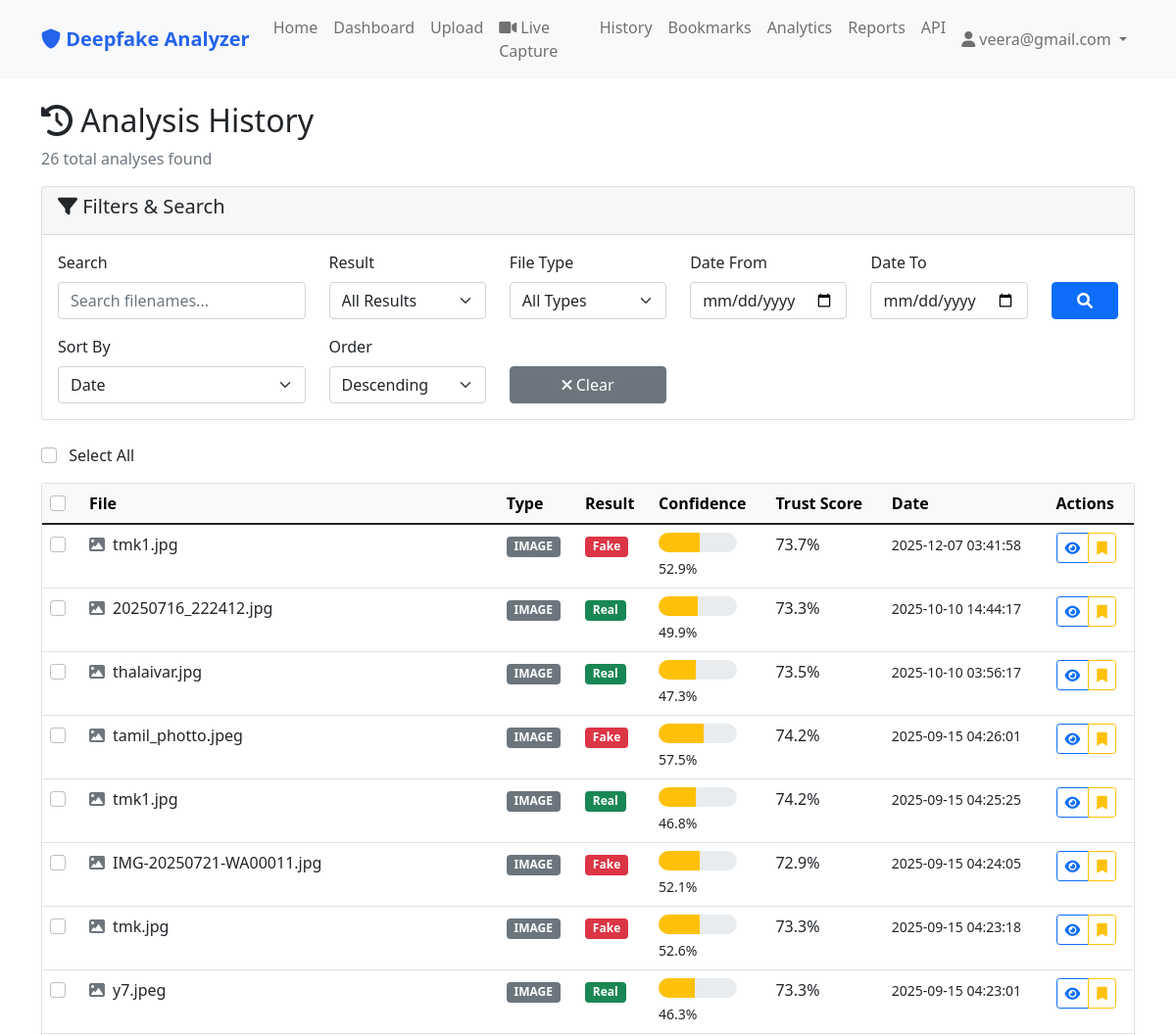
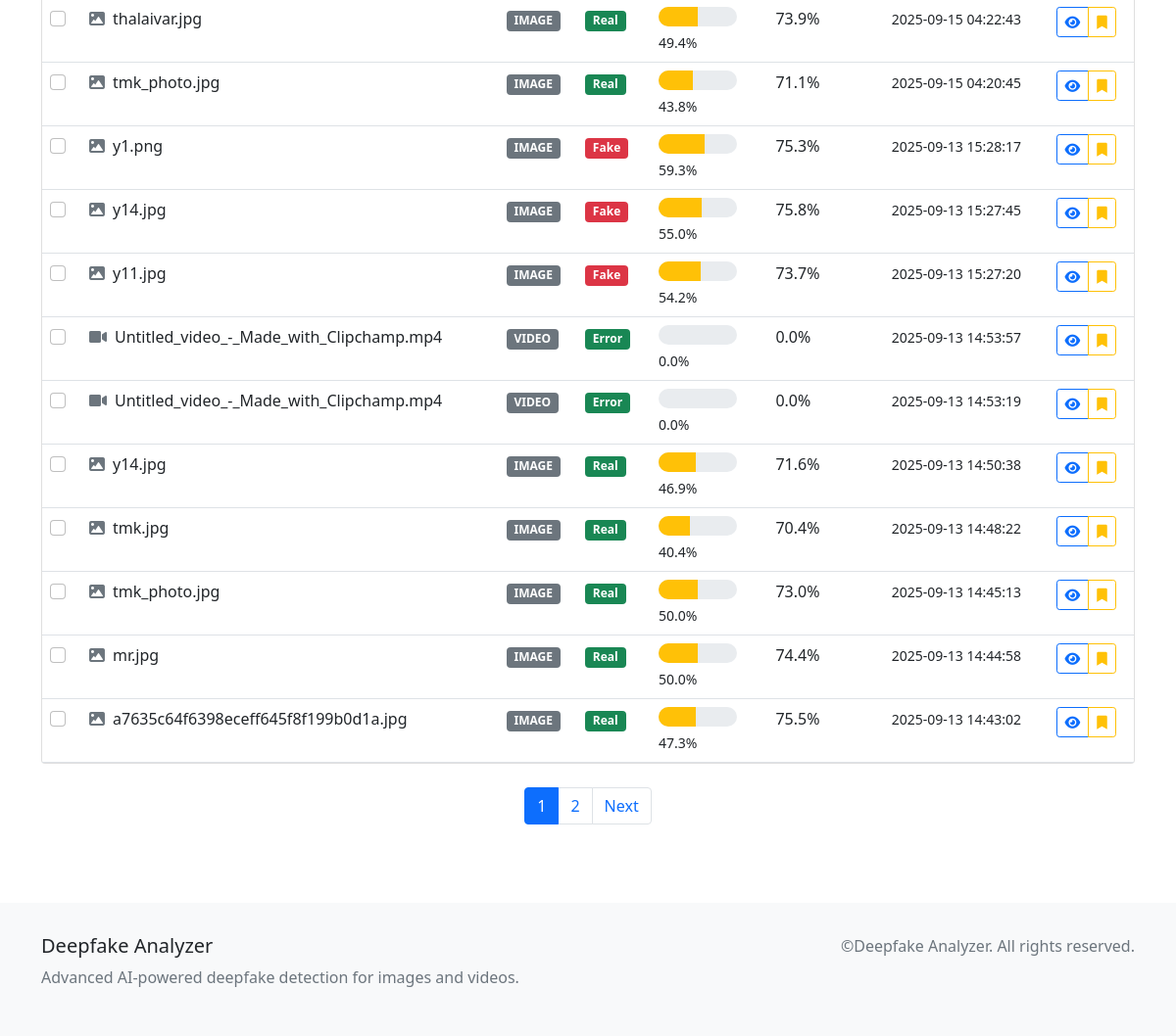
/history (signed in), run on an earlier commit of the app's database (2 pictures, top to bottom).
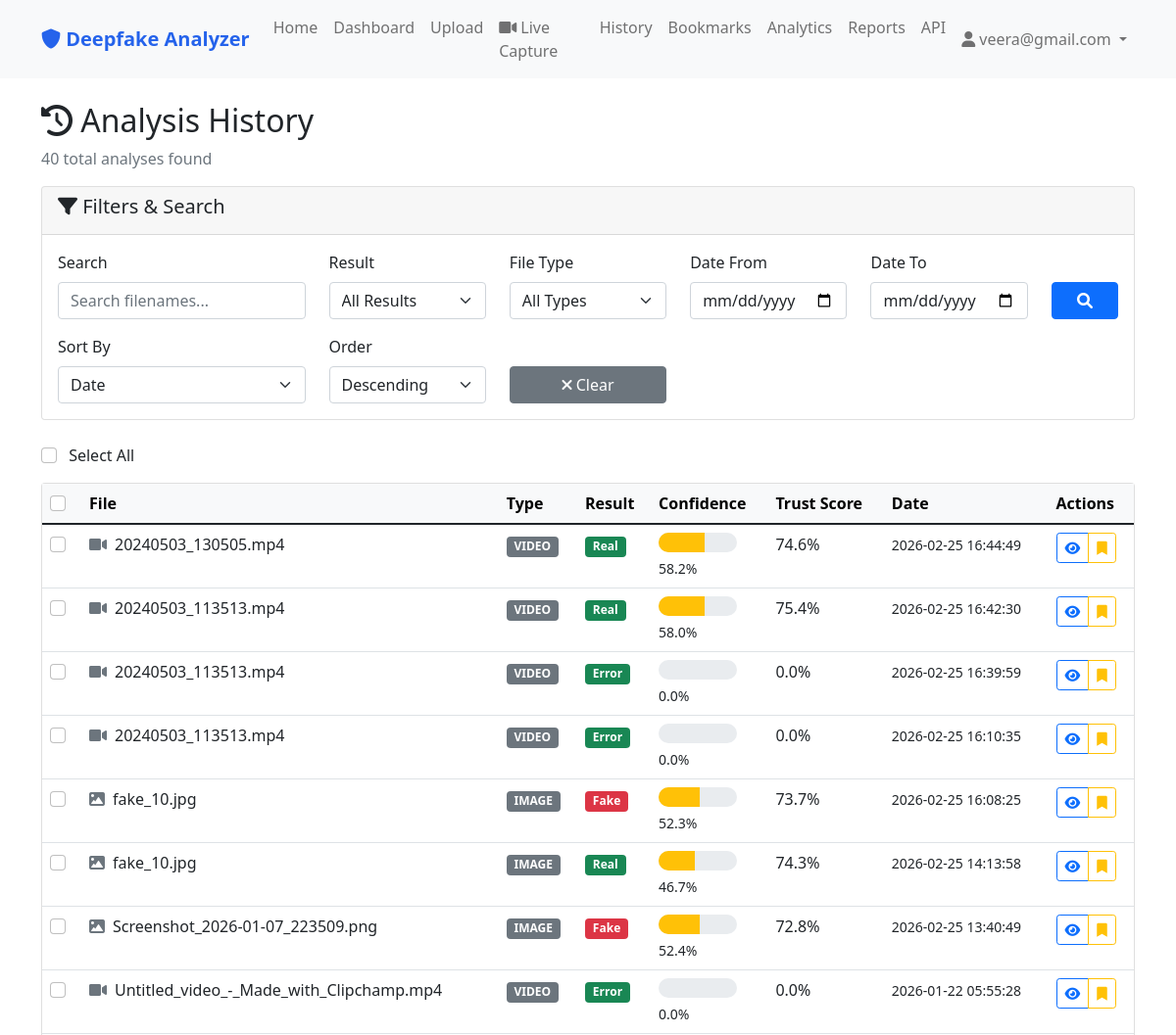
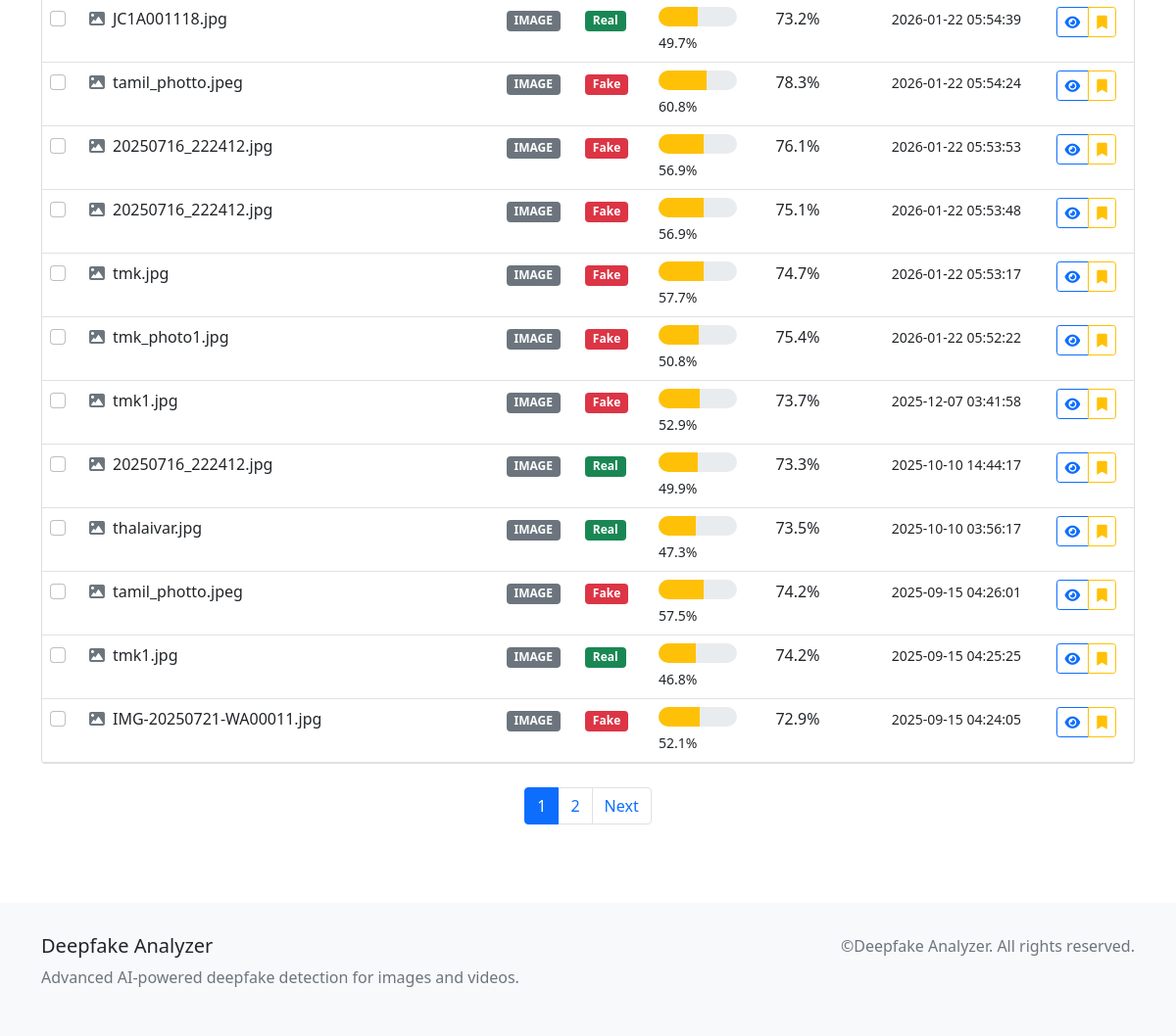
And on a later commit of the database (2 pictures, top to bottom).
### tables this page shows
CREATE TABLE analyses (
            id INTEGER PRIMARY KEY AUTOINCREMENT,
            user_id INTEGER,
            filename TEXT NOT NULL,
            file_path TEXT NOT NULL,
            file_type TEXT NOT NULL,
            confidence REAL NOT NULL,
            accuracy REAL NOT NULL,
            result TEXT NOT NULL,
            trust_score REAL NOT NULL,
            analysis_data TEXT,
            created_at TIMESTAMP DEFAULT CURRENT_TIMESTAMP,
            FOREIGN KEY (user_id) REFERENCES users (id)
        );

### app.py (the view)
@app.route('/history')
@login_required
def history():
    page = request.args.get('page', 1, type=int)
    per_page = 20
    result_filter = request.args.get('result', '')
    file_type_filter = request.args.get('file_type', '')
    date_from = request.args.get('date_from', '')
    date_to = request.args.get('date_to', '')
    search_query = request.args.get('search', '')
    sort_by = request.args.get('sort', 'created_at')
    sort_order = request.args.get('order', 'desc')
    where_conditions = ['user_id = ?']
    params = [session['user_id']]
    if result_filter:
        where_conditions.append('result = ?')
        params.append(result_filter)
    if file_type_filter:
        where_conditions.append('file_type = ?')
        params.append(file_type_filter)
    if date_from:
        where_conditions.append('DATE(created_at) >= ?')
        params.append(date_from)
    if date_to:
        where_conditions.append('DATE(created_at) <= ?')
        params.append(date_to)
    if search_query:
        where_conditions.append('filename LIKE ?')
        params.append(f'%{search_query}%')
    where_clause = ' AND '.join(where_conditions)
    valid_sorts = ['created_at', 'filename', 'confidence', 'result']
    if sort_by not in valid_sorts:
        sort_by = 'created_at'
    if sort_order not in ['asc', 'desc']:
        sort_order = 'desc'
    conn = get_db_connection()
    count_query = f'SELECT COUNT(*) as total FROM analyses WHERE {where_clause}'
    total = conn.execute(count_query, params).fetchone()['total']
    offset = (page - 1) * per_page
    query = f'''
        SELECT * FROM analyses
        WHERE {where_clause}
        ORDER BY {sort_by} {sort_order.upper()}
        LIMIT ? OFFSET ?
    '''
    params.extend([per_page, offset])
    analyses = conn.execute(query, params).fetchall()
    conn.close()
    total_pages = (total + per_page - 1) // per_page
    has_prev = page > 1
    has_next = page < total_pages
    analyses = clean_trust_scores(analyses)
    analyses = process_analysis_for_template(analyses)
    return render_template('history.html',
                         analyses=analyses,
                         total=total,
                         page=page,
                         total_pages=total_pages,
                         has_prev=has_prev,
                         has_next=has_next,
                         result_filter=result_filter,
                         file_type_filter=file_type_filter,
                         date_from=date_from,
                         date_to=date_to,
                         search_query=search_query,
                         sort_by=sort_by,
                         sort_order=sort_order)

### app.py (called while the page is built, shortened)
def clean_trust_scores(rows):
    clean = []
    for row in rows:
        row_dict = dict(row)
        ts = row_dict.get('trust_score')
        clean.append(row_dict)
    return clean

def process_analysis_for_template(analyses):
    processed = []
    for analysis in analyses:
        analysis_dict = dict(analysis)
        conf = analysis_dict.get('confidence', 0)
        ts = analysis_dict.get('trust_score', 0)
        analysis_dict['confidence_percent'] = conf * 100
        analysis_dict['trust_score_percent'] = ts * 100
        analysis_dict['confidence_level'] = 'high' if conf > 0.7 else 'medium' if conf > 0.4 else 'low'
        analysis_dict['trust_level'] = 'high' if ts > 0.7 else 'medium' if ts > 0.4 else 'low'
        processed.append(analysis_dict)
    return processed

def get_db_connection():
    conn = sqlite3.connect('deepfake_analyzer.db')
    conn.row_factory = sqlite3.Row
    return conn

def login_required(f):
    @wraps(f)
    def decorated_function(*args, **kwargs):
        if 'user_id' not in session:
            return redirect(url_for('login'))
        return f(*args, **kwargs)
    return decorated_function

### templates/history.html (shortened to what the changed rows need)
{% extends "base.html" %}
{% block content %}
<div class="container mt-4">
    <div class="row">
        <div class="col-12">
            <h2><i class="fas fa-history"></i> Analysis History</h2>
            <p class="text-muted">{{ total }} total analyses found</p>
        </div>
    </div>
    <div class="row">
        <div class="col-12">
            {% if analyses %}
            <div class="card">
                <div class="card-body p-0">
                    <div class="table-responsive">
                        <table class="table table-hover mb-0">
                            <thead class="table-light">
                                <tr>
                                    <th width="40">
                                        <input type="checkbox" id="selectAllHeader" class="form-check-input">
                                    </th>
                                    <th>File</th>
                                    <th>Type</th>
                                    <th>Result</th>
                                    <th>Confidence</th>
                                    <th>Trust Score</th>
                                    <th>Date</th>
                                    <th>Actions</th>
                                </tr>
                            </thead>
                            <tbody>
                                {% for analysis in analyses %}
                                <tr>
                                    <td>
                                        <input type="checkbox" class="form-check-input analysis-checkbox"
                                            value="{{ analysis.id }}">
                                    </td>
                                    <td>
                                        <div class="d-flex align-items-center">
                                            <i
                                                class="fas fa-{{ 'image' if analysis.file_type == 'image' else 'video' }} me-2 text-muted"></i>
                                            <span>{{ analysis.filename }}</span>
                                        </div>
                                    </td>
                                    <td>
                                        <span class="badge bg-secondary">{{ analysis.file_type.upper() }}</span>
                                    </td>
                                    <td>
                                        <span
                                            class="badge bg-{{ 'danger' if analysis.result == 'Fake' else 'success' }}">
                                            {{ analysis.result }}
                                        </span>
                                    </td>
                                    <td>
                                        <div class="confidence-meter mb-1" style="width: 80px;">
                                            <div class="confidence-fill confidence-{{ analysis.confidence_level }}"
                                                data-width="{{ analysis.confidence_percent }}"></div>
                                        </div>
                                        <small>{{ "%.1f"|format(analysis.confidence * 100) }}%</small>
                                    </td>
                                    <td>{{ "%.1f"|format(analysis.trust_score * 100) }}%</td>
                                    <td>
                                        <small>{{ analysis.created_at }}</small>
                                    </td>
                                    <td>
                                        <div class="btn-group" role="group">
                                            <a href="{{ url_for('view_analysis', analysis_id=analysis.id) }}"
                                                class="btn btn-sm btn-outline-primary" title="View Details">
                                                <i class="fas fa-eye"></i>
                                            </a>
                                            <button class="btn btn-sm btn-outline-warning bookmark-btn"
                                                data-id="{{ analysis.id }}" title="Bookmark">
                                                <i class="fas fa-bookmark"></i>
                                            </button>
                                        </div>
                                    </td>
                                </tr>
                                {% endfor %}
                            </tbody>
                        </table>
                    </div>
                </div>
            </div>
            {% if total_pages > 1 %}
            <nav class="mt-4">
                <ul class="pagination justify-content-center">
                    {% for p in range(1, total_pages + 1) %}
                    {% if p == page %}
                    <li class="page-item active">
                        <span class="page-link">{{ p }}</span>
                    </li>
                    {% elif p <= 3 or p>= total_pages - 2 or (p >= page - 2 and p <= page + 2) %} <li class="page-item">
                            <a class="page-link" href="{{ url_for('history', page=p, **request.args) }}">{{ p }}</a>
                            </li>
                            {% elif p == 4 or p == total_pages - 3 %}
                            <li class="page-item disabled">
                                <span class="page-link">...</span>
                            </li>
                            {% endif %}
                            {% endfor %}
                </ul>
            </nav>
            {% endif %}
            {% endif %}
        </div>
    </div>
</div>
{% endblock %}

What changed in the data, as far as the page shows it:
no longer on this page (row unchanged): analyses: filename "tmk.jpg", file_type "IMAGE", result "Fake", {{ analysis.confidence_percent }} 52.59349346160889 (drawn), analysis.confidence*100 "52.6", analysis.trust_score*100 "73.3", created_at "2025-09-15 04:23:18"
no longer on this page (row unchanged): analyses: filename "y7.jpeg", file_type "IMAGE", result "Real", {{ analysis.confidence_percent }} 46.30480408668518 (drawn), analysis.confidence*100 "46.3", analysis.trust_score*100 "73.3", created_at "2025-09-15 04:23:01"
no longer on this page (row unchanged): analyses: filename "thalaivar.jpg", file_type "IMAGE", result "Real", {{ analysis.confidence_percent }} 49.43286180496216 (drawn), analysis.confidence*100 "49.4", analysis.trust_score*100 "73.9", created_at "2025-09-15 04:22:43"
no longer on this page (row unchanged): analyses: filename "tmk_photo.jpg", file_type "IMAGE", result "Real", {{ analysis.confidence_percent }} 43.75008940696716 (drawn), analysis.confidence*100 "43.8", analysis.trust_score*100 "71.1", created_at "2025-09-15 04:20:45"
no longer on this page (row unchanged): analyses: filename "y1.png", file_type "IMAGE", result "Fake", {{ analysis.confidence_percent }} 59.2707633972168 (drawn), analysis.confidence*100 "59.3", analysis.trust_score*100 "75.3", created_at "2025-09-13 15:28:17"
no longer on this page (row unchanged): analyses: filename "y14.jpg", file_type "IMAGE", result "Fake", {{ analysis.confidence_percent }} 54.968100786209106 (drawn), analysis.confidence*100 "55.0", analysis.trust_score*100 "75.8", created_at "2025-09-13 15:27:45"
no longer on this page (row unchanged): analyses: filename "y11.jpg", file_type "IMAGE", result "Fake", {{ analysis.confidence_percent }} 54.171061515808105 (drawn), analysis.confidence*100 "54.2", analysis.trust_score*100 "73.7", created_at "2025-09-13 15:27:20"
no longer on this page (row unchanged): analyses: filename "Untitled_video_-_Made_with_Clipchamp.mp4", file_type "VIDEO", result "Error", analysis.confidence*100 "0.0", analysis.trust_score*100 "0.0", created_at "2025-09-13 14:53:57"
no longer on this page (row unchanged): analyses: filename "Untitled_video_-_Made_with_Clipchamp.mp4", file_type "VIDEO", result "Error", analysis.confidence*100 "0.0", analysis.trust_score*100 "0.0", created_at "2025-09-13 14:53:19"
no longer on this page (row unchanged): analyses: filename "y14.jpg", file_type "IMAGE", result "Real", {{ analysis.confidence_percent }} 46.9048798084259 (drawn), analysis.confidence*100 "46.9", analysis.trust_score*100 "71.6", created_at "2025-09-13 14:50:38"
no longer on this page (row unchanged): analyses: filename "tmk.jpg", file_type "IMAGE", result "Real", {{ analysis.confidence_percent }} 40.42190909385681 (drawn), analysis.confidence*100 "40.4", analysis.trust_score*100 "70.4", created_at "2025-09-13 14:48:22"
no longer on this page (row unchanged): analyses: filename "tmk_photo.jpg", file_type "IMAGE", result "Real", {{ analysis.confidence_percent }} 49.99556541442871 (drawn), analysis.confidence*100 "50.0", analysis.trust_score*100 "73.0", created_at "2025-09-13 14:45:13"
no longer on this page (row unchanged): analyses: filename "mr.jpg", file_type "IMAGE", result "Real", {{ analysis.confidence_percent }} 49.99556541442871 (drawn), analysis.confidence*100 "50.0", analysis.trust_score*100 "74.4", created_at "2025-09-13 14:44:58"
no longer on this page (row unchanged): analyses: filename "a7635c64f6398eceff645f8f199b0d1a.jpg", file_type "IMAGE", result "Real", {{ analysis.confidence_percent }} 47.30622172355652 (drawn), analysis.confidence*100 "47.3", analysis.trust_score*100 "75.5", created_at "2025-09-13 14:43:02"
added analyses: filename "20240503_130505.mp4", file_type "VIDEO", result "Real", {{ analysis.confidence_percent }} 58.16184832888134 (drawn), analysis.confidence*100 "58.2", analysis.trust_score*100 "74.6", created_at "2026-02-25 16:44:49"
added analyses: filename "20240503_113513.mp4", file_type "VIDEO", result "Real", {{ analysis.confidence_percent }} 58.049229849866556 (drawn), analysis.confidence*100 "58.0", analysis.trust_score*100 "75.4", created_at "2026-02-25 16:42:30"
added analyses: filename "20240503_113513.mp4", file_type "VIDEO", result "Error", analysis.confidence*100 "0.0", analysis.trust_score*100 "0.0", created_at "2026-02-25 16:39:59"
added analyses: filename "20240503_113513.mp4", file_type "VIDEO", result "Error", analysis.confidence*100 "0.0", analysis.trust_score*100 "0.0", created_at "2026-02-25 16:10:35"
added analyses: filename "fake_10.jpg", file_type "IMAGE", result "Fake", {{ analysis.confidence_percent }} 52.32206583023071 (drawn), analysis.confidence*100 "52.3", analysis.trust_score*100 "73.7", created_at "2026-02-25 16:08:25"
added analyses: filename "fake_10.jpg", file_type "IMAGE", result "Real", {{ analysis.confidence_percent }} 46.715667843818665 (drawn), analysis.confidence*100 "46.7", analysis.trust_score*100 "74.3", created_at "2026-02-25 14:13:58"
added analyses: filename "Screenshot_2026-01-07_223509.png", file_type "IMAGE", result "Fake", {{ analysis.confidence_percent }} 52.367472648620605 (drawn), analysis.confidence*100 "52.4", analysis.trust_score*100 "72.8", created_at "2026-02-25 13:40:49"
added analyses: filename "Untitled_video_-_Made_with_Clipchamp.mp4", file_type "VIDEO", result "Error", analysis.confidence*100 "0.0", analysis.trust_score*100 "0.0", created_at "2026-01-22 05:55:28"
added analyses: filename "JC1A001118.jpg", file_type "IMAGE", result "Real", {{ analysis.confidence_percent }} 49.66519474983215 (drawn), analysis.confidence*100 "49.7", analysis.trust_score*100 "73.2", created_at "2026-01-22 05:54:39"
added analyses: filename "tamil_photto.jpeg", file_type "IMAGE", result "Fake", {{ analysis.confidence_percent }} 60.794734954833984 (drawn), analysis.confidence*100 "60.8", analysis.trust_score*100 "78.3", created_at "2026-01-22 05:54:24"
added analyses: filename "20250716_222412.jpg", file_type "IMAGE", result "Fake", {{ analysis.confidence_percent }} 56.898438930511475 (drawn), analysis.confidence*100 "56.9", analysis.trust_score*100 "76.1", created_at "2026-01-22 05:53:53"
added analyses: filename "20250716_222412.jpg", file_type "IMAGE", result "Fake", {{ analysis.confidence_percent }} 56.898438930511475 (drawn), analysis.confidence*100 "56.9", analysis.trust_score*100 "75.1", created_at "2026-01-22 05:53:48"
added analyses: filename "tmk.jpg", file_type "IMAGE", result "Fake", {{ analysis.confidence_percent }} 57.67319202423096 (drawn), analysis.confidence*100 "57.7", analysis.trust_score*100 "74.7", created_at "2026-01-22 05:53:17"
added analyses: filename "tmk_photo1.jpg", file_type "IMAGE", result "Fake", {{ analysis.confidence_percent }} 50.842249393463135 (drawn), analysis.confidence*100 "50.8", analysis.trust_score*100 "75.4", created_at "2026-01-22 05:52:22"
Also different on the page:
{{ total }}: "26" → "40"
